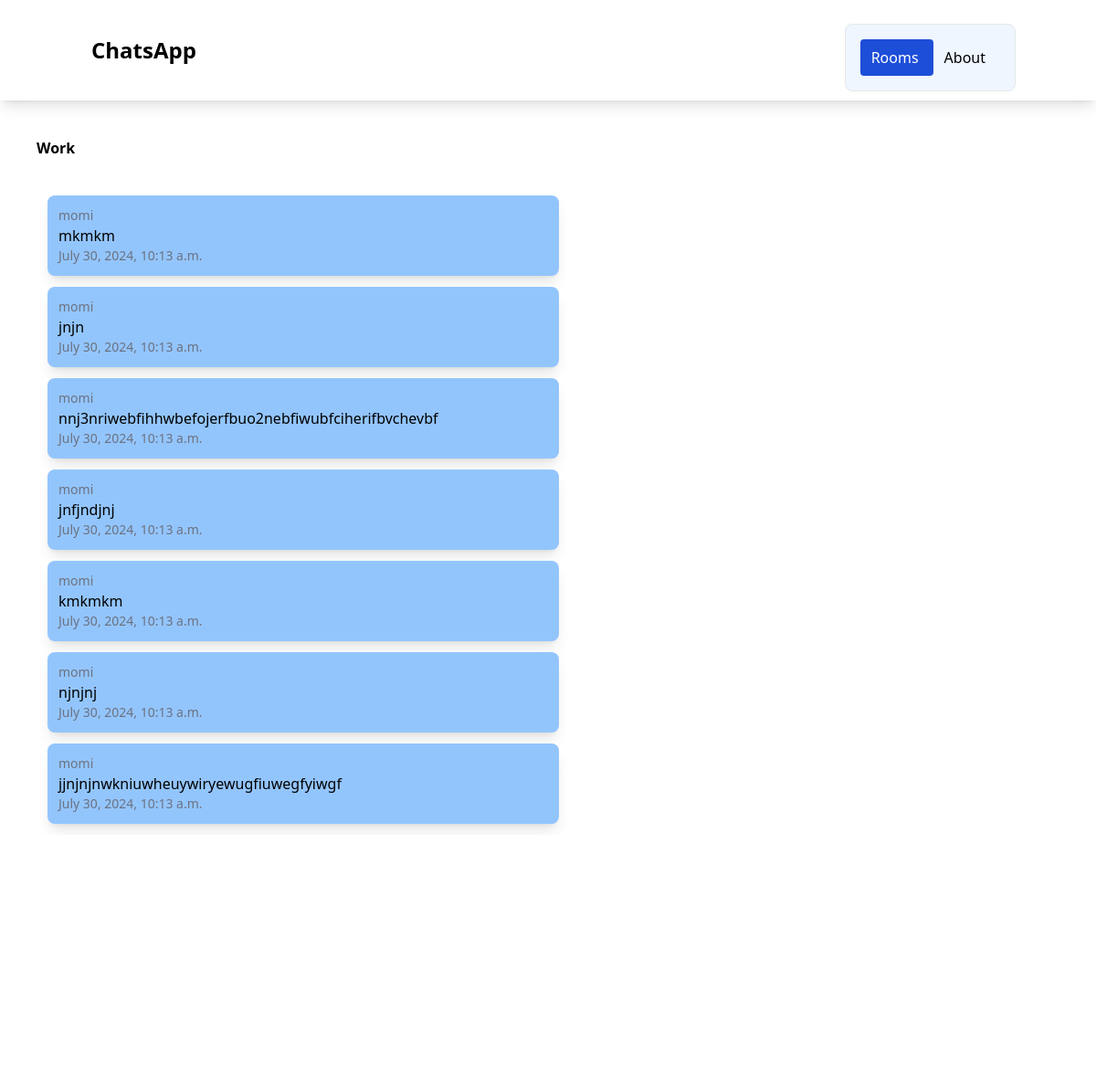
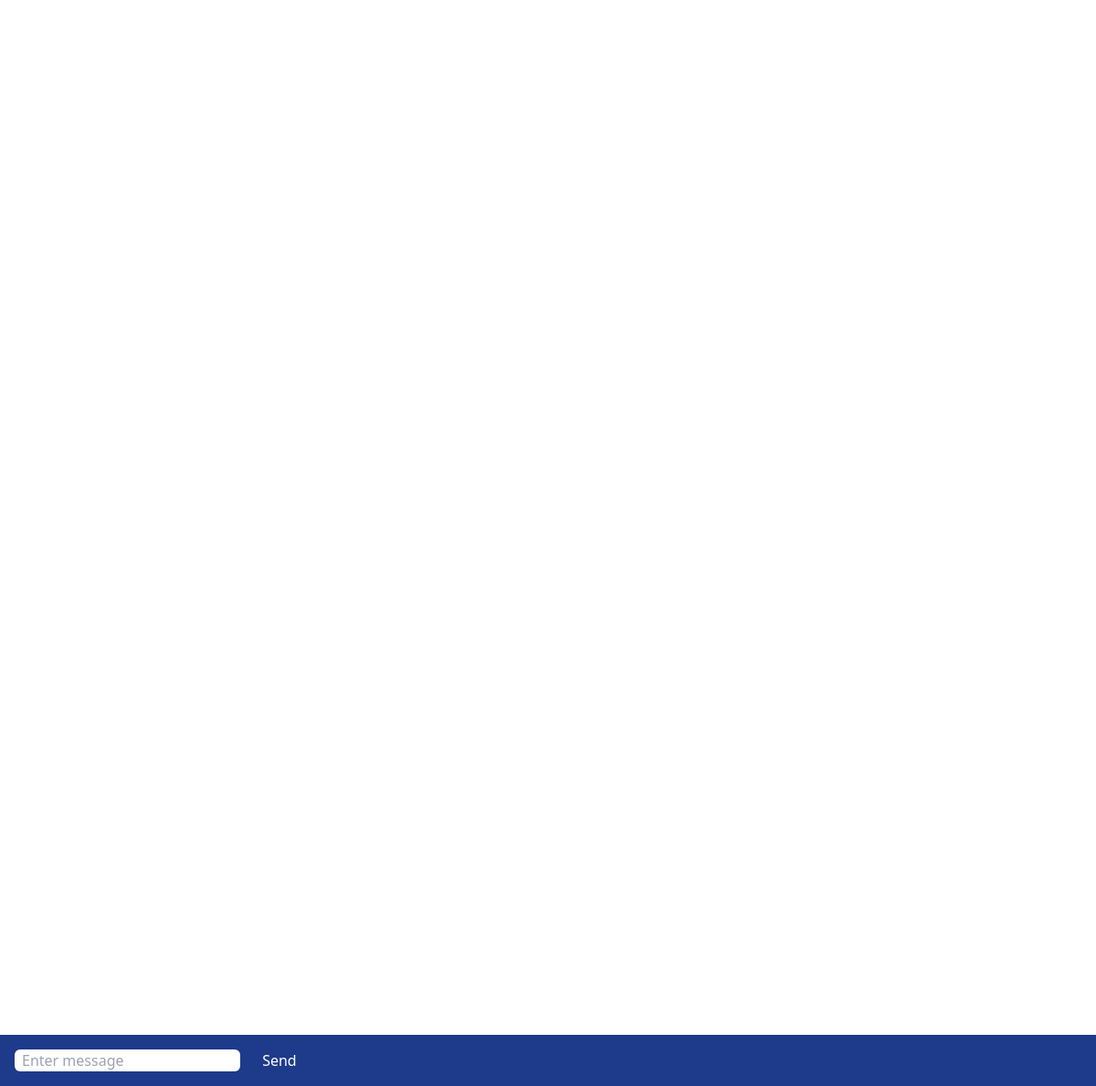
Page /rooms/work/ on the committed database (2 pictures, top to bottom).
### chatapp/models.py (models this page shows, shortened)
class ChatRoom(models.Model):
    name = models.CharField(max_length=100)
    slug = models.SlugField(unique=True)

class ChatMessage(models.Model):
    user = models.ForeignKey(User, on_delete=models.CASCADE)
    room = models.ForeignKey(ChatRoom, on_delete=models.CASCADE)
    message_content = models.TextField()
    date = models.DateTimeField(auto_now=True)
    class Meta:
        ordering = ('date',)

### chatapp/views.py (the view)
# urls.py: path('<slug:slug>/',views.chatroom, name='chatroom'),
def chatroom(request,slug):
    chatroom = ChatRoom.objects.get(slug=slug)
    messages = ChatMessage.objects.filter(room=chatroom)[0:30]
    return render(request,'chatapp/room.html',{'chatroom':chatroom, 'messages':messages})

### chatapp/templates/chatapp/room.html (shortened to what this page needs)
{% extends 'chatapp/base.html' %}
{% block body %}
<div class="m-10 font-bold">
    {{ chatroom.name }}
</div>
<div class="message-container m-10 overflow-auto h-[700px]" id="message-container">
    <div id="chat-messages">
        {% for message in messages %}
        <div class="message shadow-lg p-3 m-3 rounded-lg w-1/2 bg-blue-300">
            <div class="text-sm text-gray-500">
                {{ message.user.username }}
            </div>
            {{ message.message_content }}
            <div class="text-sm text-gray-500">
                {{ message.date }}
            </div>
        </div>
        {% endfor %}
    </div>
</div>
<div class="form-container fixed inset-x-0 bottom-0 bg-blue-900 p-4 ">
    <form method="POST">
        <input class="rounded-md px-2" type="text" name="message" placeholder="Enter message" id="message-input">
        <button class="text-white ml-5" id="send-button" type="submit">Send</button>
    </form>
</div>
{% endblock %}

### chatapp/templates/chatapp/base.html (shortened to what this page needs)
<!DOCTYPE html>
<html lang="en">
<head>
    <script src="https://cdn.tailwindcss.com"></script>
</head>
<body>
    <nav class="shadow-lg px-3 py-2.5">
        <div class="container flex flex-wrap justify-between mx-auto">
            <a class="flex items-center" href="">
                <span class="self-center text-2xl font-semibold">ChatsApp</span>
            </a>
            <div class=" block ">
                <ul class="flex flex-row p-4 mt-4 border rounded-lg border-grey-100 bg-blue-50">
                    <li>
                        <a class="block py-2 pl-3 pr-4 rounded bg-blue-700 text-white" href="">Rooms</a>
                    </li>
                    <li>
                        <a class="block py-2 pl-3 pr-4 rounded" href="">About</a>
                    </li>
                </ul>
            </div>
        </div>
    </nav>
    {% block body %}
    {% endblock %}
</body>
</html>

### rows in the picture
ChatRoom: name "Work"
ChatMessage: user.username "momi", message_content "mkmkm", date "July 30, 2024, 10:13 a.m."
ChatMessage: user.username "momi", message_content "jnjn", date "July 30, 2024, 10:13 a.m."
ChatMessage: user.username "momi", message_content "nnj3nriwebfihhwbefojerfbuo2nebfiwubfciherifbvchevbf", date "July 30, 2024, 10:13 a.m."
ChatMessage: user.username "momi", message_content "jnfjndjnj", date "July 30, 2024, 10:13 a.m."
ChatMessage: user.username "momi", message_content "kmkmkm", date "July 30, 2024, 10:13 a.m."
ChatMessage: user.username "momi", message_content "njnjnj", date "July 30, 2024, 10:13 a.m."
ChatMessage: user.username "momi", message_content "jjnjnjnwkniuwheuywiryewugfiuwegfyiwgf", date "July 30, 2024, 10:13 a.m."
